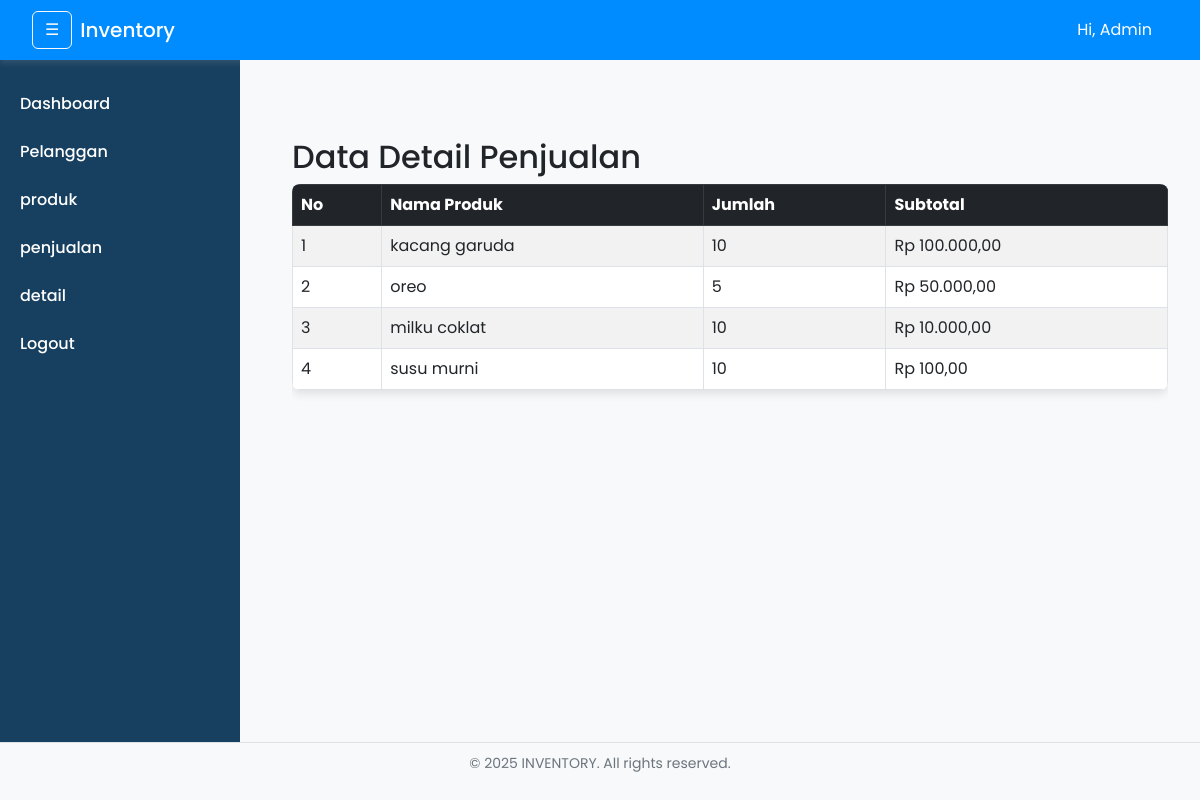
The page /ujikomcuy-main/index.php?page=detail_penjualan (signed in) on the database its author committed.
### tables this page shows
CREATE TABLE `detailpenjualan` (
  `DetailID` int(11) NOT NULL,
  `PenjualanID` int(11) NOT NULL,
  `ProdukID` int(11) NOT NULL,
  `JumlahProduk` int(45) NOT NULL,
  `SubTotal` decimal(10,2) NOT NULL
);

CREATE TABLE `produk` (
  `ProdukID` int(11) NOT NULL,
  `NamaProduk` varchar(30) NOT NULL,
  `Harga` decimal(10,2) NOT NULL,
  `Stok` int(11) NOT NULL,
  `KategoriProduk` enum('Makanan','Minuman') NOT NULL
);

### ujikomcuy-main/controllers/DetailPenjualanController.php (called while the page is built)
<?php
require_once 'models/DetailPenjualan.php';
class DetailPenjualanController {
    private $distribusimodel;
    public function __construct() {
        $this->distribusimodel = new DetailPenjualan();
    }
    public function index() {
        $details = $this->distribusimodel->getAll();
        include 'views/content/detail_penjualan.php';
    }
}
?>

### ujikomcuy-main/models/DetailPenjualan.php (called while the page is built)
<?php
require_once 'config/database.php';
class DetailPenjualan {
    private $conn;
    public function __construct() {
        $db = new Database();
        $this->conn = $db->Connect();
    }
    public function getAll() {
        $query = "SELECT dp.DetailID, dp.PenjualanID, dp.ProdukID, p.NamaProduk, dp.JumlahProduk, dp.SubTotal
                  FROM detailpenjualan dp
                  JOIN produk p ON dp.ProdukID = p.ProdukID";
        $result = $this->conn->query($query);
        return $result ? $result->fetch_all(MYSQLI_ASSOC) : [];
    }
}
?>

### ujikomcuy-main/config/database.php (called while the page is built, shortened)
<?php
class database {
    private $host = "localhost";
    private $db_name = "gudang";
    private $username = "root";
    private $password = "";
    public function connect() {
        $this->conn = new mysqli($this->host, $this->username, $this->password, $this->db_name);
        return $this->conn;
    }
}
?>

### ujikomcuy-main/views/content/detail_penjualan.php (the view)
<div class="container mt-5">
    <h2>Data Detail Penjualan</h2>
    <div class="table-responsive">
        <table class="table table-bordered table-striped">
            <thead class="table-dark">
                <tr>
                    <th>No</th>
                    <th>Nama Produk</th>
                    <th>Jumlah</th>
                    <th>Subtotal</th>
                </tr>
            </thead>
            <tbody>
                <?php if (!empty($details)) : $no = 1; ?>
                    <?php foreach ($details as $d) : ?>
                        <tr>
                            <td><?= $no++; ?></td>
                            <td><?= htmlspecialchars($d['NamaProduk'] ?? '-', ENT_QUOTES, 'UTF-8') ?></td>
                            <td><?= $d['JumlahProduk'] ?></td>
                            <td>Rp <?= number_format($d['SubTotal'], 2, ',', '.') ?></td>
                        </tr>
                    <?php endforeach; ?>
                <?php else : ?>
                    <tr>
                        <td colspan="4" class="text-center">Belum ada data detail penjualan.</td>
                    </tr>
                <?php endif; ?>
            </tbody>
        </table>
    </div>
</div>

### ujikomcuy-main/public/assets/style.css (style rules this page uses)
* { margin: 0; padding: 0; box-sizing: border-box; font-family: 'Poppins', sans-serif; }
body { background: #f8f9fa; color: #212529; }
.table { background: #fff; border-radius: 8px; overflow: hidden; box-shadow: 0 4px 10px rgba(0, 0, 0, 0.1); }
.table thead { background: #20639b; color: white; }
.table td, .table th { vertical-align: middle; }

### rows shown on the page
detailpenjualan: ProdukID.NamaProduk "kacang garuda", JumlahProduk "10", SubTotal "100.000,00"
detailpenjualan: ProdukID.NamaProduk "oreo", JumlahProduk "5", SubTotal "50.000,00"
detailpenjualan: ProdukID.NamaProduk "milku coklat", JumlahProduk "10", SubTotal "10.000,00"
detailpenjualan: ProdukID.NamaProduk "susu murni", JumlahProduk "10", SubTotal "100,00"
